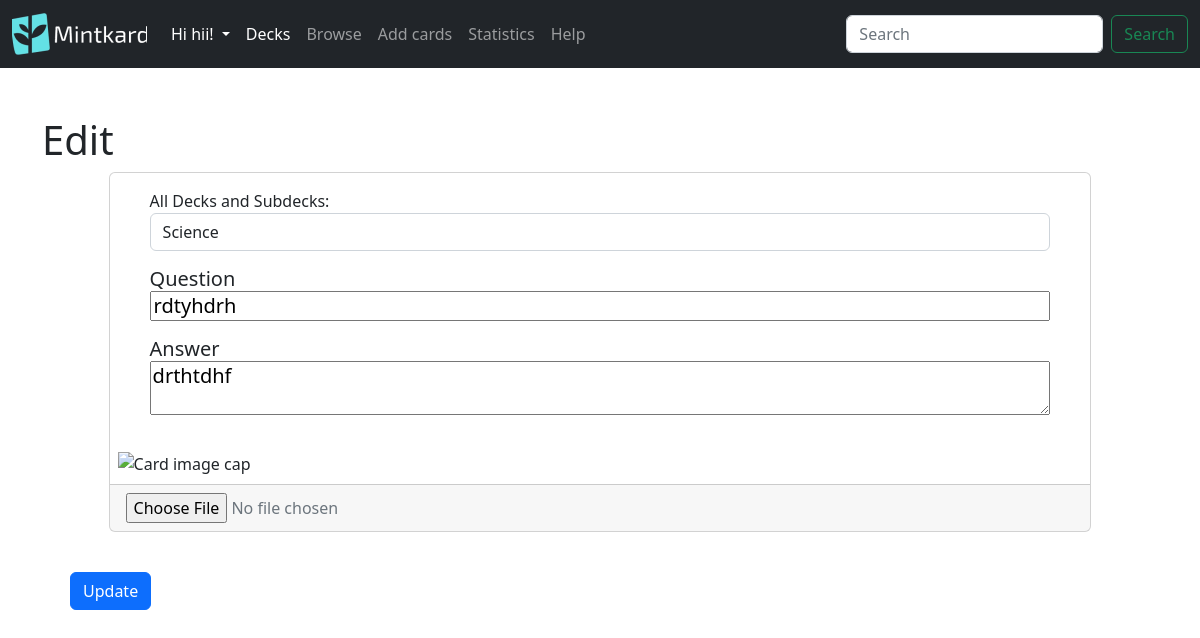
Screenshot of /decks/edit/27 (signed in) with the database file from the repository.
### mintkard/models.py (models this page shows, shortened)
class User(db.Model,UserMixin):
    id = db.Column(db.Integer,primary_key= True)
    username = db.Column(db.String(100), unique = True)
    email = db.Column(db.String(75),unique=True)
    password = db.Column(db.String(150))
    decks = db.relationship('Deck',backref = 'user_decks',lazy=True)#stores all the decks that the owner owns, in the parents class

class Deck(db.Model):
    id = db.Column(db.Integer, primary_key=True)
    name = db.Column(db.String(100),nullable=False)
    description = db.Column(db.String(100))
    date = db.Column(db.DateTime(timezone=True),default=func.now())
    parent_id = db.Column(db.Integer, db.ForeignKey('deck.id'))#This is the foreign key for the parent deck
    children_deck = db.relationship('Deck',backref=db.backref('parent', remote_side=[id]),primaryjoin='Deck.parent_id == Deck.id')#This is the relationship for the child deck, the backref is the parent deck, the primaryjoin is the foreign key for the child deck
    cards = db.relationship('Card',lazy= True,cascade='all, delete-orphan',backref='deck')#cascade will delete all the cards in the deck if its deleted
    user_id = db.Column(db.Integer, db.ForeignKey('user.id'))
    '''allows a string output'''
    def delete(self):
        pass

class Card(db.Model):
    id = db.Column(db.Integer, primary_key=True)#Primary key
    question = db.Column(db.String(200))
    answer = db.Column(db.String(400))
    last_study = db.Column(db.DateTime(timezone=True))
    is_new = db.Column(db.Boolean, default=True)
    interval = db.Column(db.Integer)
    easiness_factor = db.Column(db.Integer)
    quality = db.Column(db.Integer)
    deck_id = db.Column(db.Integer, db.ForeignKey('deck.id'))#One to many relationship with decks

### mintkard/decks.py (the view, shortened to what this page needs)
@login_required
@decks.route('/edit/<int:card_id>',methods=['GET','POST'])
def edit(card_id):
    if not user_owned_card(card_id):
        return redirect(url_for('decks.decks_route'),code=301)
    try:
        decks = [deck for deck in g.fmanager.user.decks if deck.parent_id == None]# used in the filter dropdown option
    except Exception as e:
        flash('Error locating decks: {}'.format(e),category='danger')
    try:
        current_card = Card.query.filter_by(id=card_id).first()
    except Exception as e:
        flash('Error : {}'.format(e),category='danger')
    if current_card is None:
        flash('Card id cannot be found',category='danger')
    current_card = Card.query.filter_by(id=card_id).first()
    return render_template("edit.html",card=current_card,decks=decks)

### mintkard/decks.py (called while the page is built)
@decks.before_request
@login_required
def before_request():
    g.fmanager = FlashcardManager(user=current_user.id, app=current_app)
    g.fmanagerstats = FlashcardManagerStats(user=current_user.id, app=current_app)
    g.fmanagerstats_public = FlashcardManagerPublicStats(user=None,app=current_app)#there is no user as it gets the apps average data

def user_owned_card(card_id):
    result = db.session.execute("""
        SELECT deck.user_id
        FROM card card
        INNER JOIN deck deck ON card.deck_id = deck.id
        WHERE card.id = {}
    """.format(card_id))
    if result.fetchone()[0] == current_user.id:
        return True
    return False

### mintkard/templates/edit.html (shortened to what this page needs)
{% extends 'layout.html' %}
{% block body %}
<form method="POST">
  <h1 >Edit</h1>
  <div class="container-fluid">
    <div class="card mx-auto" style="width: 90%; height: 100%;">
      <div class="card-body mx-4">
        <div class="form-group">
          <label for="deck-filter">All Decks and Subdecks:</label>
          <select class="form-control" name="deck" required>
            {% set found_deck = decks | selectattr("id", "equalto", card.deck_id) | first %}
            {% if found_deck %}
              <option selected value="same">{{found_deck.name}}</option>
            {% else %}
              <option selected>{{card.deck_id}}</option>
            {% endif %}
          </select>
        </div>
        <h5 class="card-title my-3">
          <label for="card-question">Question</label>
          <input type="text" style="width: 100%" name="card-question" value="{{card.question}}">
        </h5>
        <h5>
        <label for="card-title">Answer</label>
          <p class="card-text">
          <textarea style="width: 100%" name="card-answer">{{card.answer}}</textarea>
          </p>
        </h5>
      </div>
      <img class="card-img-bottom p-2" src="https://cdn.mos.cms.futurecdn.net/hjJdNB2rM5nYiqXuagvSmP-1200-80.jpg" alt="Card image cap" style="max-height: 200px;object-fit: contain">
      <div class="card-footer text-muted">
        <input type="file" id="card-image" accept="image/*">
      </div>
    </div>
    <br>
    <input href="#" class="btn btn-primary m-3" value="Update" type="submit" ></input>
  </div>
  </form>
{% endblock %}

### mintkard/templates/layout.html (shortened to what this page needs)
<!DOCTYPE html>
<html lang="en">
<head>
    <link rel="stylesheet" href="https://cdnjs.cloudflare.com/ajax/libs/font-awesome/4.7.0/css/font-awesome.min.css">
</head>
<link href="https://cdn.jsdelivr.net/npm/bootstrap@5.2.3/dist/css/bootstrap.min.css" rel="stylesheet"
>
<body>
    <nav class="navbar navbar-expand-lg navbar-dark bg-dark">
        <div class="container-fluid">
            <a class="navbar-brand" href="/home"><img src="/static/logo.png" alt="Mintkard" width="135" height="42"></a>
            <div class="collapse navbar-collapse" id="navbarSupportedContent">
                <ul class="navbar-nav me-auto mb-2 mb-lg-0">
                    {% if current_user.is_authenticated %}
                    <li class="nav-item dropdown">
                        <a class="nav-link dropdown-toggle" href="#" id="navbarDropdown" role="button" data-bs-toggle="dropdown" aria-expanded="false" style="color:white">
                            Hi {{ current_user.username }}!
                        </a>
                    </li>
                    <li class="nav-item">
                        <a class="nav-link active" aria-current="page" href="/decks/">Decks</a>
                    </li>
                    <li class="nav-item">
                        <a class="nav-link" href="/decks/browse">Browse</a>
                    </li>
                    <li class="nav-item">
                        <a class="nav-link" href="/decks/create">Add cards</a>
                    </li>
                    <li class="nav-item">
                        <a class="nav-link" href="/decks/stats">Statistics</a>
                    </li>
                    <li class="nav-item">
                        <a class="nav-link" href="/decks/help">Help</a>
                    </li>
                    {% endif %}
                </ul>
                <form class="d-flex">
                    <input class="form-control me-2" type="search" placeholder="Search" aria-label="Search">
                    <button class="btn btn-outline-success" type="submit">Search</button>
                </form>
            </div>
        </div>
    </nav>
    <div class="container mt-5">
    {% block body %}{% endblock %}
    </div>
</body>
</html>

### rows the page displays
User: username "hii"
Deck: deck "Science"
Card: card-question "rdtyhdrh", card-answer "drthtdhf"
